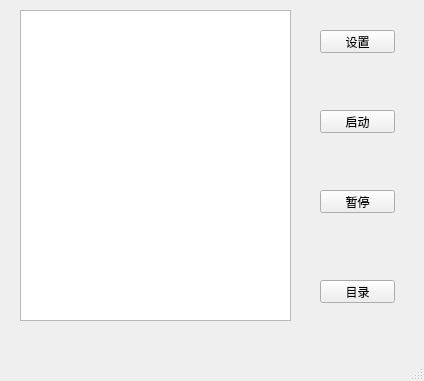
<?xml version="1.0" encoding="UTF-8"?>
<ui version="4.0">
 <class>MainWindow</class>
 <widget class="QMainWindow" name="MainWindow">
  <property name="geometry">
   <rect>
    <x>0</x>
    <y>0</y>
    <width>424</width>
    <height>381</height>
   </rect>
  </property>
  <property name="windowTitle">
   <string>MainWindow</string>
  </property>
  <widget class="QWidget" name="centralwidget">
   <widget class="QPushButton" name="startButton">
    <property name="geometry">
     <rect>
      <x>320</x>
      <y>110</y>
      <width>75</width>
      <height>23</height>
     </rect>
    </property>
    <property name="text">
     <string>启动</string>
    </property>
   </widget>
   <widget class="QPushButton" name="pauseButton">
    <property name="geometry">
     <rect>
      <x>320</x>
      <y>190</y>
      <width>75</width>
      <height>23</height>
     </rect>
    </property>
    <property name="text">
     <string>暂停</string>
    </property>
   </widget>
   <widget class="QPushButton" name="menuButton">
    <property name="geometry">
     <rect>
      <x>320</x>
      <y>280</y>
      <width>75</width>
      <height>23</height>
     </rect>
    </property>
    <property name="text">
     <string>目录</string>
    </property>
   </widget>
   <widget class="QPushButton" name="settingButton">
    <property name="geometry">
     <rect>
      <x>320</x>
      <y>30</y>
      <width>75</width>
      <height>23</height>
     </rect>
    </property>
    <property name="text">
     <string>设置</string>
    </property>
   </widget>
   <widget class="QPlainTextEdit" name="plainTextEdit">
    <property name="geometry">
     <rect>
      <x>20</x>
      <y>10</y>
      <width>271</width>
      <height>311</height>
     </rect>
    </property>
   </widget>
  </widget>
  <widget class="QMenuBar" name="menubar">
   <property name="geometry">
    <rect>
     <x>0</x>
     <y>0</y>
     <width>424</width>
     <height>23</height>
    </rect>
   </property>
  </widget>
  <widget class="QStatusBar" name="statusbar"/>
 </widget>
 <resources/>
 <connections/>
</ui>
